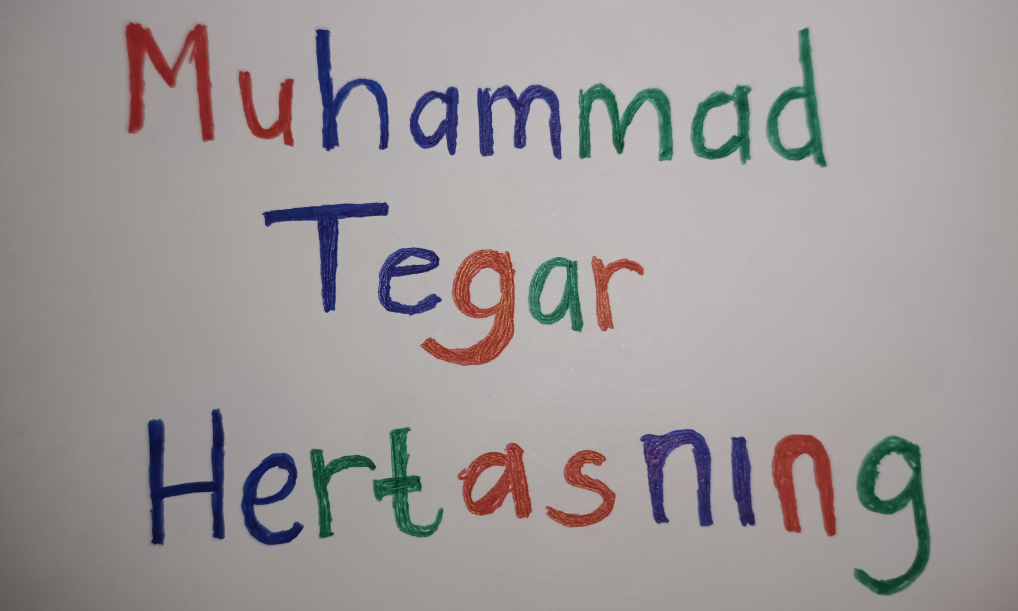
#> input picture Namaku.jpg, 4072 x 2444 px (shown at 1/4 size)
$ jupyter execute --allow-errors 202231111_MTH_UTS-checkpoint.ipynb   (shell and % lines are left out)
#> lines starting #> are read from the running program, lines starting #| are printed output that depends on the picture
# Mengimpor Library

[cell 1]
import cv2
import numpy as np
import matplotlib.pyplot as plt
import matplotlib.image as img
from IPython.display import Image

# Mendeklarasikan Gambar

[cell 2]
color_image = img.imread('Namaku.jpg')
#> color_image is the input picture: shape (2444, 4072, 3); mean R, G, B 157.5, 152.3, 151.9
plt.imshow(color_image)
#> (this line was passed over: IPython is not available in this run)

# Mendeklarasikan dan membagi citra warna

[cell 3]
r = color_image[:, :, 0]
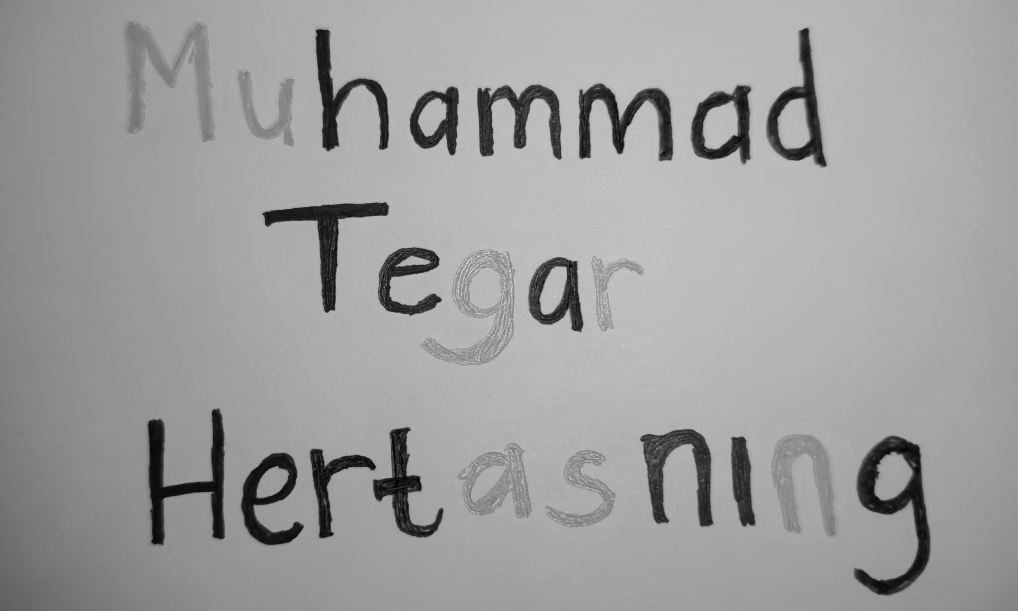
#> r: shape (2444, 4072) (shown at 1/4 size); min 0, max 255, mean 157.5
g = color_image[:, :, 1]
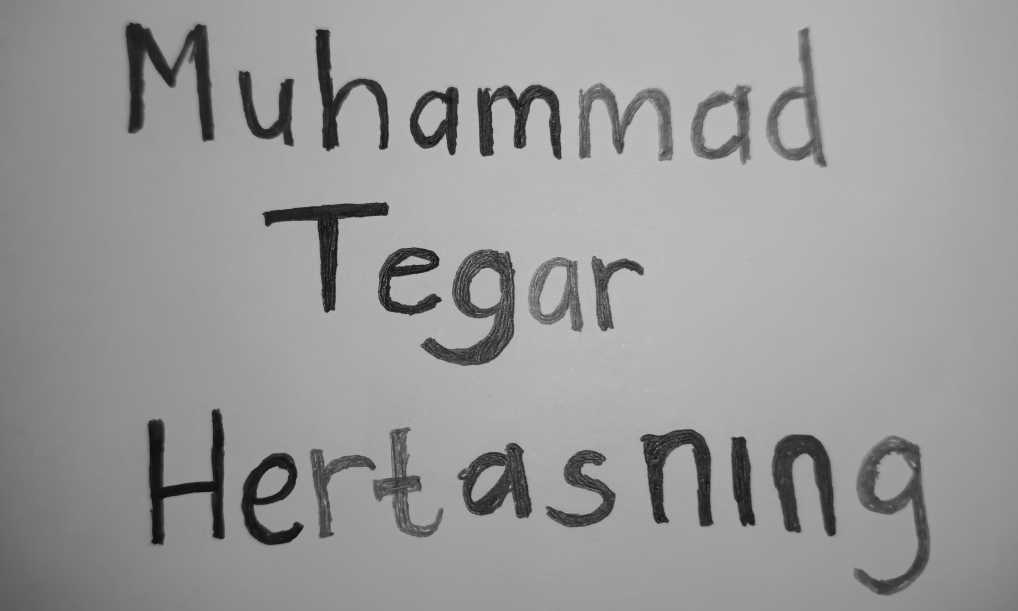
#> g: shape (2444, 4072) (shown at 1/4 size); min 4, max 240, mean 152.3
b = color_image[:, :, 2]
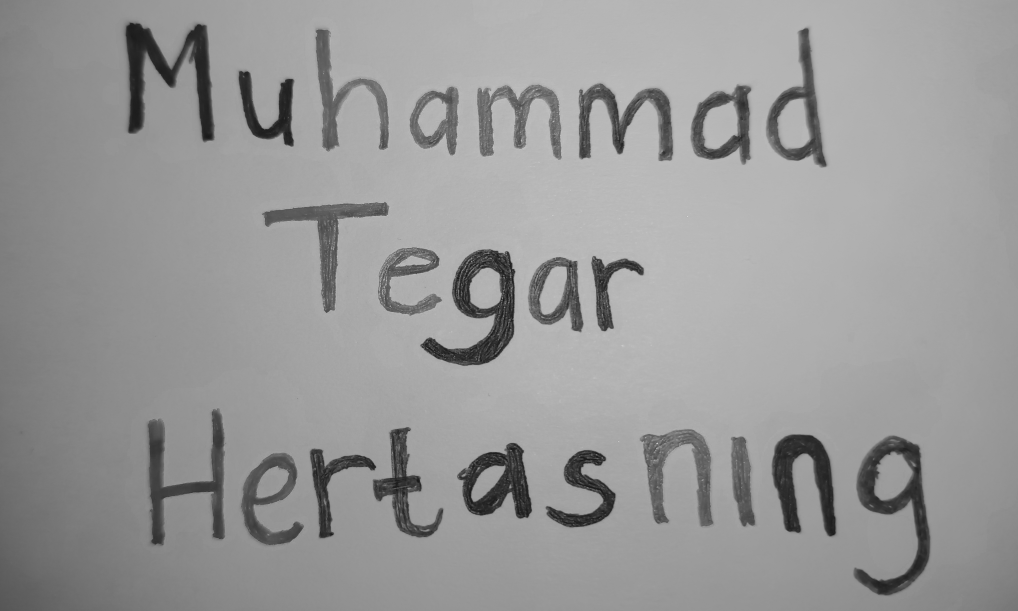
#> b: shape (2444, 4072) (shown at 1/4 size); min 14, max 240, mean 151.9

#> (the rest of this cell did not finish here and is left out)

# Mendeklarasikan Kembali File

[cell 4]
color_image = cv2.imread('Namaku.jpg')

# Menghitung dan Mendeklarasikan Setiap Warna

[cell 5]
histogram_biru = cv2.calcHist([b], [0], None, [256], [0, 256])
#> histogram_biru = 256 values, max 271156 at index 182, min 0 at index 0, mean 38874.9
histogram_hijau = cv2.calcHist([g], [0], None, [256], [0, 256])
#> histogram_hijau = 256 values, max 316978 at index 182, min 0 at index 0, mean 38874.9
histogram_merah = cv2.calcHist([r], [0], None, [256], [0, 256])
#> histogram_merah = 256 values, max 247461 at index 188, min 2 at index 250, mean 38874.9
histogram_warna = cv2.calcHist([color_image], [0], None, [256], [0, 256])
#> histogram_warna has the same summary as histogram_biru

# Menampilkan histogram dari masing-masing warna

[cell 6]
plt.figure(figsize=(12, 8))
#> (this line was passed over: IPython is not available in this run)

plt.subplot(2, 2, 1)  # Subplot 1 (atas kiri)
#> (this line was passed over: IPython is not available in this run)
plt.plot(histogram_biru, color='b')
#> (this line was passed over: IPython is not available in this run)
plt.title('Histogram Biru')
#> (this line was passed over: IPython is not available in this run)
plt.xlim([0, 256])
#> (this line was passed over: IPython is not available in this run)

plt.subplot(2, 2, 2)  # Subplot 2 (atas kanan)
#> (this line was passed over: IPython is not available in this run)
